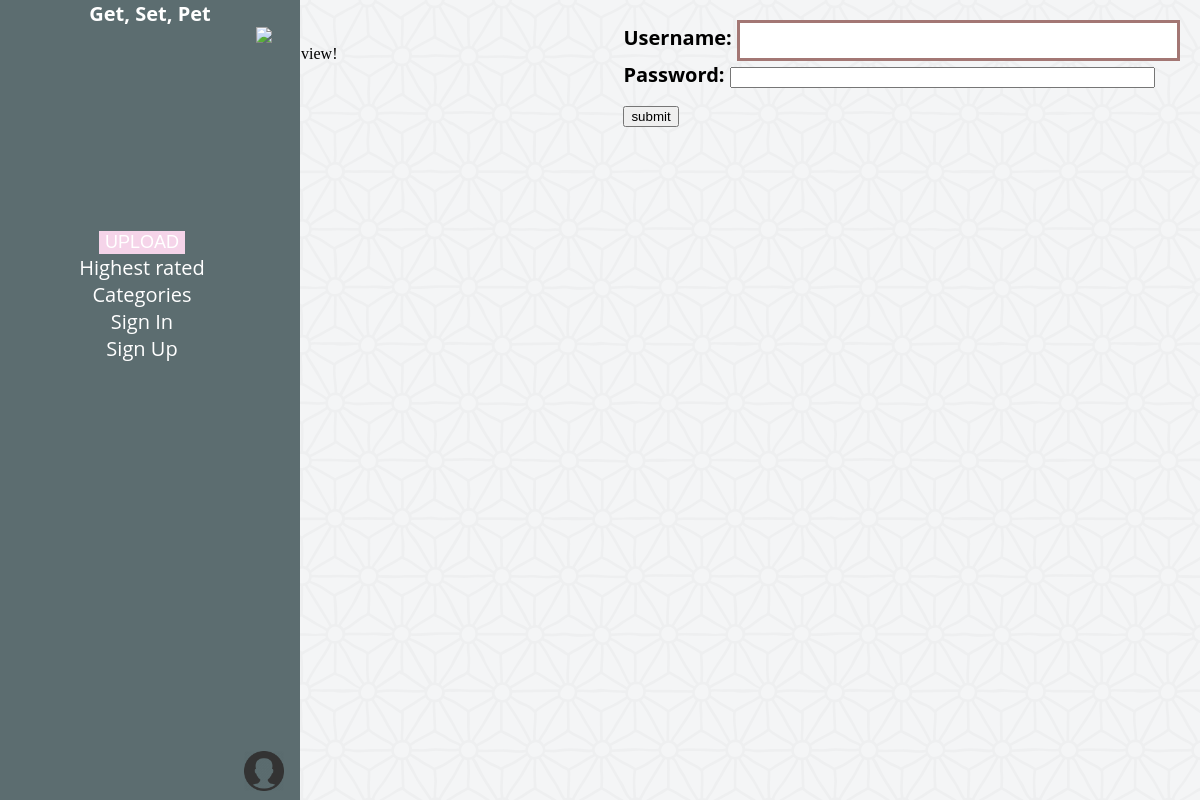
The app's page /gsp/cats/, older data.
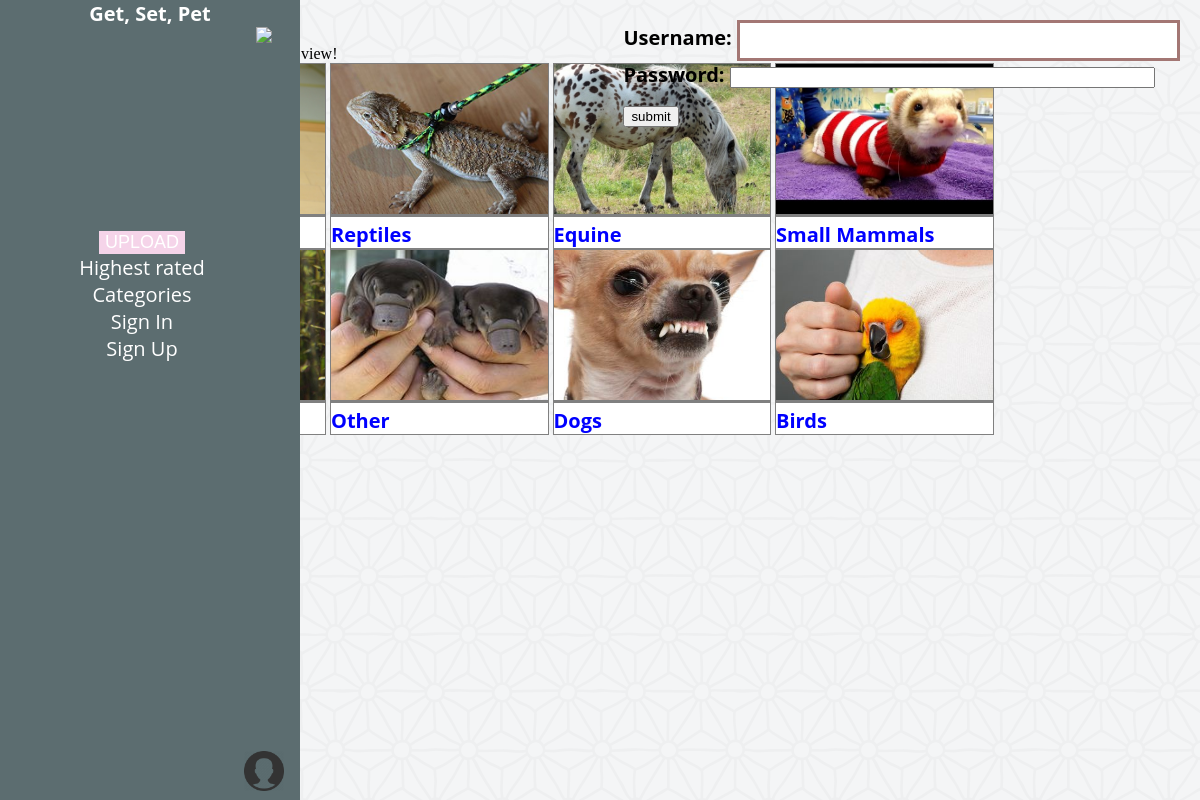
The same page, newer data.
### gsp/models.py (models this page shows, shortened)
class Category(models.Model):
    name = models.CharField(max_length=128, unique=True)
    slug = models.SlugField(unique=True)
    img = models.CharField(max_length=64, unique=True)
    class Meta:
        verbose_name_plural = 'Categories'

### gsp/views.py (the view)
def cats(request):
    category_list = Category.objects.all()
    context_dict = {'categories': category_list}
    return render(request, 'gsp/cats.html', context=context_dict)

### templates/gsp/cats.html (shortened to what this page needs)
<!DOCTYPE html>
{% extends 'gsp/base.html' %}
{% load staticfiles %}
{% block body_block %}
	<h1>Categories Page</h1>
		<div>Choose the category you would like to view!</div>
			{% if categories %}
			<div class = "cardunit">
			{% for category in categories %}
			<div class = "smallcard" id = "myBtn">
				<div class = "smallpet">
					<img src="{{ MEDIA_URL }}{{ category.img }}"
						alt = "Picture of "{{ category.name }}
				</div>
				<h1><a href="/gsp/category/{{ category.slug }}"
					style="color:blue;">{{ category.name }}</h1></a>
				</div>
				</div>
				{% endfor %}
			</div>
			{% else %}
				<strong>There are no categories present.</strong>
			{% endif %}
		</div>
{% endblock %}

### templates/gsp/base.html (shortened to what this page needs)
<!DOCTYPE html>
{% load staticfiles %}
<html>
	<head>
		<link href="{% static 'css/template-css.css' %}" rel="stylesheet" type="text/css">
	</head>
	<body>
		<div class="page-content">
			{% block body_block %}
			{% endblock %}
		<nav>
			<h1>Get, Set, Pet</h1>
			<div class = "icon">
			<a href="/gsp/"> <img src="{% static 'images/paw.png' %}"></a>
			<br>
			<div class = "iconbtm">
			<a href="favourites.html"> <img src="{% static "images/account.png" %}"></a>
		</div>
		</div>
			<ul>
				<div class = "upload">
					<a href="{% url 'upload' %}"><button>Upload</button></a>
			<br>
			<a href="highest.html">Highest rated</a>
			<br>
			<a href="{% url 'cats' %}">Categories</a>
			<br>
			{% if user.is_authenticated %}
			<li><a href="{% url 'logout' %}">Logout</a></li>
			<li><a href="{% url 'favourites' %}">Favourites</a></li>
			{% else %}
			<li><li><a href="{% url 'login' %}">Sign In</a></li>
			<li><a href="{% url 'register' %}">Sign Up</a></li>
			{% endif %}
		</ul>
			</nav>
		<div class = "main-body">
				{% if user.is_authenticated %}
					welcome {{ user.username }}
					<a href="{% url 'logout' %}">Logout</a>
				{% else %}
					<form id="login_form" method="post" action="{% url 'login' %}">
					   <h1 style="color:black;">
				Username: <input type="text" name="username" value="" size="50" />
			</h1>
			<h1 style="color:black;">
				Password: <input type="password" name="password" value="" size="50" />
				</h1>
			<br />
			<input type="submit" value="submit" />
		</form>
				{% endif %}
		</div>
	</body>
</html>

### static/css/template-css.css (style rules this page uses)
* { margin: 0px; }
.upload button { border: 0px; background: #f5d4e9; color: #ffffff; font-size: 18px; text-transform: uppercase; }
body h1 { font-family: 'Open Sans', sans-serif; font-weight: 700; font-size: 20px; }
body { background-image: url('background.png') }
form { color: white; clear: left; text-align: left; }
.page-content { text-decoration: black; margin-left: 50px; }
nav { width: 25%; float: left; color: white; background-color: #5C6D70; text-align: center; position: fixed; height: 100vh; position: fixed; left: -20%; top: 0; bottom: 0; z-index: 998; cursor: pointer; margin-right: 1em; }
nav:after { position: absolute; content: ' '; width: 0; height: 0; right: -70px; top: 50%; }
nav ul { padding-top: 200px; width: auto; list-style-type: none; font-size: 20px; font-family: 'Open Sans', sans-serif; }
nav, nav * { transition: all 1000ms ease; }
a { text-decoration: none; display:inline-block; color: white; }
.icon { float: right; }
.icon img { padding-right: 1em; float: right; height: 40px; width: auto; }
.iconbtm { padding-top: 85vh; }
.main-body { overflow: auto; }
.main-body form { z-index: 999; }
.main-body form { position: absolute; right: 20px; top: 20px; }
.cardunit { display: inline-block; position: relative; margin-left: 5%; }
.smallcard { display: inline-block; width: 20%; background-color: white; height:10%; margin-left: 0px; border: solid; border-color: gray; border-width: thin; box-sizing: border-box; }
.smallcard h1,h4 { display: inline-block; }
.smallpet img { width: 100%; height:150px; object-fit: cover; border-bottom: solid; border-color: gray; }
input[type=text] { border: 3px solid #A37774; padding: 10px; z-index: 999; position: relative; top: 0; }

Row changes from the older to the newer data that the page shows:
added Category: img (picture), name "Reptiles"
added Category: img (picture), name "Equine"
added Category: img (picture), name "Small Mammals"
added Category: img (picture), name "Other"
added Category: img (picture), name "Dogs"
added Category: img (picture), name "Birds"
